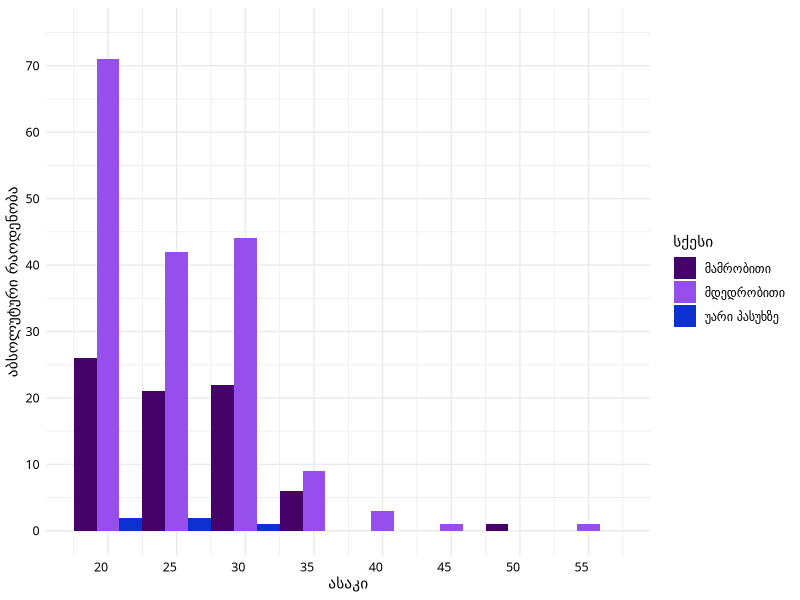

This chart was generated by the following R code: (Note: this script raises an error after producing the figure.)
rm(list=ls())    # clear the workspace



# Temur Gugushvii
# Author: https://temurgugushvili.ge/
# Data source:
# Project: CSS4D
# Topic: gender & age



# activate packages

library(ggplot2)
library(tidyverse)


#import data

StudentsSurvey <- readr::read_csv("data/student_alumni_survey.csv", 
                                  show_col_types = FALSE)


#modify data for viz

SurveyAgeGender <- StudentsSurvey |>
                   dplyr::select(Gender, Age) 



Figure_2_gender_age_ge <- ggplot(SurveyAgeGender, aes(Age, group = Gender, fill = Gender))+
  geom_histogram(binwidth = 5, position="dodge")+
  theme_minimal(base_family="Sylfaen") +
  theme(axis.text.x=element_text(angle = 0, hjust=1, size=9, colour="black"),
        axis.text.y=element_text(angle = 0, hjust=1, size=9, colour="black"))+
  labs(x = "ასაკი",
       y = "აბსოლუტური რაოდენობა")+
  scale_fill_manual(name = "სქესი",
    values = c("#450369", "#964eed", "#0d31d1"))+
  scale_y_continuous(breaks=seq(0, 75, 10), limits = c(0,75))+
  scale_x_continuous(breaks=seq(0, 100, 5))
  



Figure_2_gender_age_ge

ggsave("visualisation/Figure_2_gender_age_ge.png", 
       Figure_2_gender_age_ge,
       width =35, 
       height = 20, 
       units = "cm", 
       dpi = 400)





#modify data for viz

SurveyAgeGender_EN <- StudentsSurvey |>
  select(Gender, Age) |>
  mutate(Gender_EN  = recode(Gender, 
                           "მდედრობითი" = "Female",
                           "მამრობითი" = "Male",
                           "უარი პასუხზე" = "Refuse to answer "))


Figure_2_gender_age_en <- ggplot(SurveyAgeGender_EN, aes(Age, group = Gender_EN, fill = Gender_EN))+
  geom_histogram(binwidth = 5, position="dodge")+
  theme_minimal(base_family="Sylfaen") +
  theme(axis.text.x=element_text(angle = 0, hjust=1, size=9, colour="black"),
        axis.text.y=element_text(angle = 0, hjust=1, size=9, colour="black"))+
  labs(x = "Age",
       y = "Absolute Number")+
  scale_fill_manual(name = "Gender",
                    values = c("#450369", "#964eed", "#0d31d1"))+
  scale_y_continuous(breaks=seq(0, 75, 10), limits = c(0,75))+
  scale_x_continuous(breaks=seq(0, 100, 5))




Figure_2_gender_age_en

ggsave("visualisation/Figure_2_gender_age_en.png", 
       Figure_2_gender_age_en,
       width =35, 
       height = 20, 
       units = "cm", 
       dpi = 400)